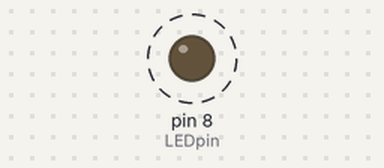
A sketch run on a simulated Arduino Uno, built with avr-gcc and run on an emulated ATmega328P. On the bench: output pins drawn as LEDs (lit = HIGH). Dashed ring = blinking.

Above: at 0.2 s.
Timing chart, 0 to 3.0 s (numbered marks = the images above):
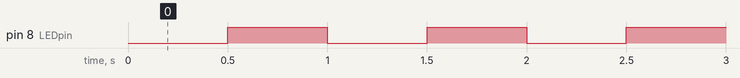

Measured:
- by itself, pin 8 (LEDpin): alternates HIGH for 0.50 s and LOW for 0.50 s

The sketch:

CH_75_01.ino
```cpp
const int INTERVAL = 500;    // LED 점멸 간격
int LEDpin = 8;         // LED 연결 핀
boolean LEDstate = false;   // LED 상태

void setup() {
  pinMode(LEDpin, OUTPUT);    // LED 연결 핀을 출력으로 설정
}

void loop() {
  digitalWrite(LEDpin, LEDstate);
  LEDstate = !LEDstate;       // LED 상태 반전
  delay(INTERVAL);
}
```
